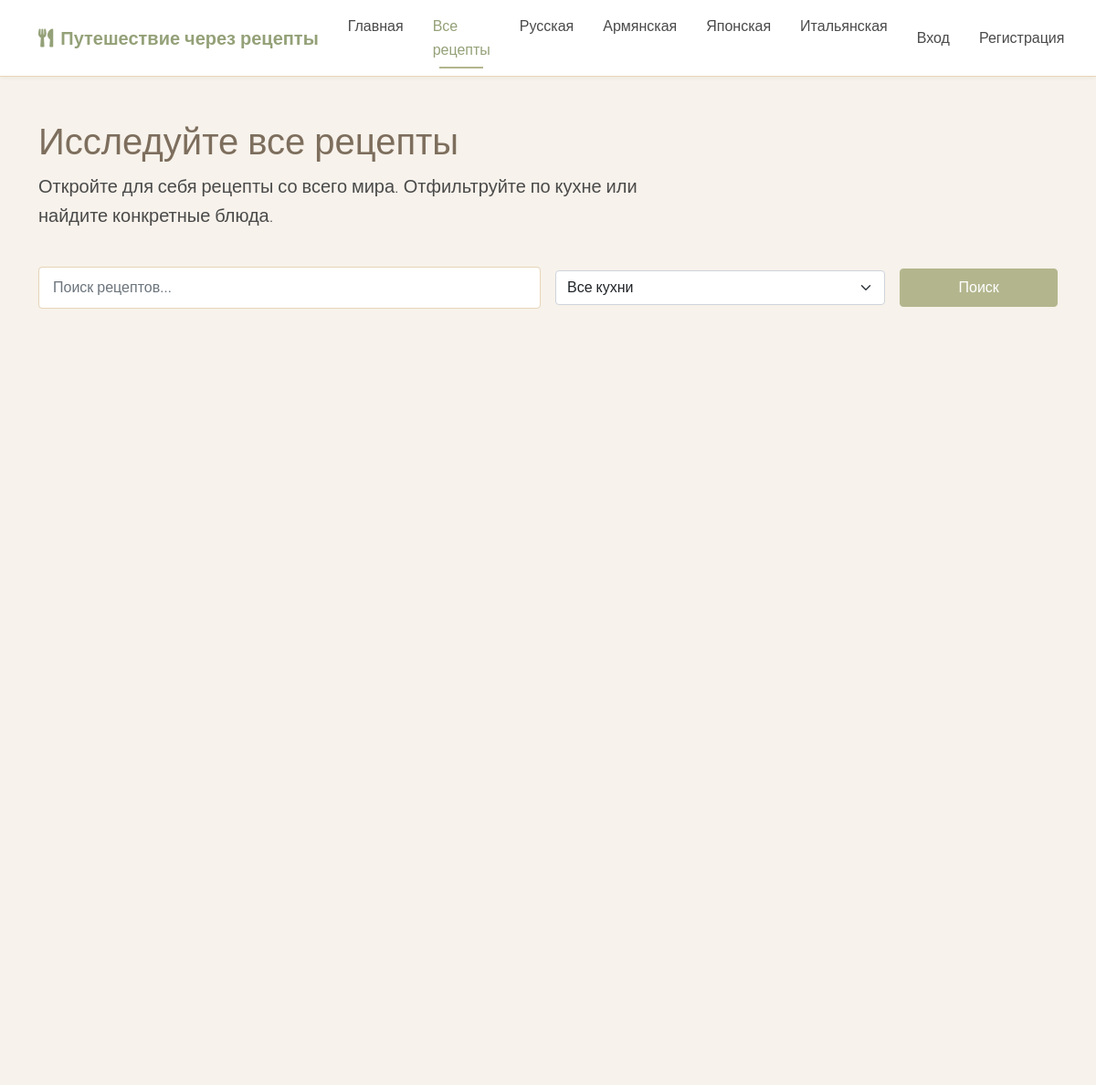
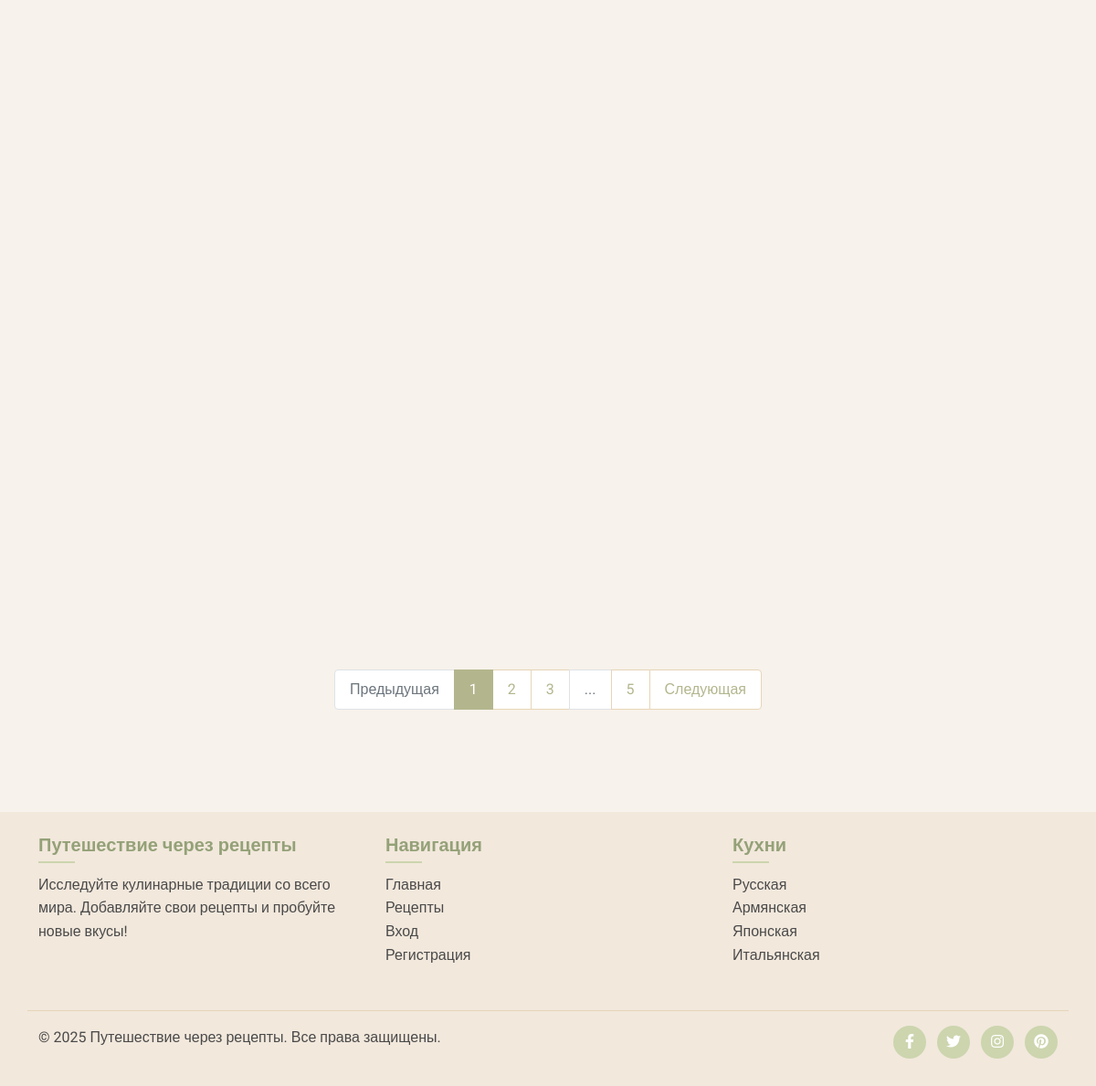
Page /recipes on the committed database (2 pictures, top to bottom).
### models.py (models this page shows, shortened)
class Cuisine(db.Model):
    id = db.Column(db.Integer, primary_key=True)
    name = db.Column(db.String(64), unique=True, nullable=False)
    description = db.Column(db.Text)
    recipes = db.relationship('Recipe', backref='cuisine', lazy='dynamic')

### routes.py (the view)
@app.route('/recipes')
def recipes():
    form = SearchForm()
    cuisines = Cuisine.query.all()
    form.cuisine.choices = [(0, 'Все кухни')] + [(c.id, c.name) for c in cuisines]
    cuisine_id = request.args.get('cuisine', type=int)
    search_query = request.args.get('query', '')
    query = Recipe.query.join(Recipe.cuisine)
    if cuisine_id:
        query = query.filter(Recipe.cuisine_id == cuisine_id)
    if search_query:
        query = query.filter(Recipe.title.ilike(f'%{search_query}%'))
    query = query.order_by(Recipe.created_at.desc())
    app.logger.info(f'SQL Query: {query}')
    app.logger.info(f'Recipe count: {query.count()}')
    if query.count() == 0:
        flash('Рецепты пока не добавлены', 'info')
    page = request.args.get('page', 1, type=int)
    per_page = 9
    recipes = query.paginate(page=page, per_page=per_page, error_out=False)
    selected_cuisine = None
    if cuisine_id:
        selected_cuisine = Cuisine.query.get_or_404(cuisine_id)
    app.logger.info(f'Found {query.count()} recipes')  # Добавляем логирование
    return render_template('recipes.html',
                         form=form,
                         recipes=recipes,
                         cuisines=cuisines,
                         selected_cuisine=selected_cuisine)

### forms.py
class SearchForm(FlaskForm):
    query = StringField('Поиск рецептов', validators=[Optional()])
    cuisine = SelectField('Кухня', coerce=int, validators=[Optional()], default=0)
    submit = SubmitField('Поиск')

### routes.py (called while the page is built)
@app.before_request
def load_global_data():
    g.all_cuisines = Cuisine.query.all()

### templates/recipes.html (shortened to what this page needs)
{% extends 'base.html' %}
{% block content %}
<div class="container py-5">
    <div class="row mb-4">
        <div class="col-md-8">
            <h1>
                {% if cuisine %}
                    {{ cuisine.name }} кухня
                {% else %}
                    Исследуйте все рецепты
                {% endif %}
            </h1>
            {% if cuisine %}
                <p class="lead">{{ cuisine.description }}</p>
            {% else %}
                <p class="lead">Откройте для себя рецепты со всего мира. Отфильтруйте по кухне или найдите конкретные блюда.</p>
            {% endif %}
        </div>
    </div>
    <div class="search-box mb-4">
        <form method="GET" action="{{ url_for('recipes') }}" class="row g-3 align-items-center">
            <div class="col-md-6">
                {{ form.query(class="form-control", placeholder="Поиск рецептов...") }}
            </div>
            <div class="col-md-4">
                {{ form.cuisine(class="form-select") }}
            </div>
            <div class="col-md-2">
                <button type="submit" class="btn btn-primary w-100">Поиск</button>
            </div>
        </form>
    </div>
    {% if recipes and recipes.items %}
        <div class="row">
            {% for recipe in recipes.items %}
                <div class="col-lg-4 col-md-6 mb-4">
                </div>
            {% endfor %}
        </div>
        {% if recipes.pages > 1 %}
            <nav aria-label="Recipe pagination" class="mt-4">
                <ul class="pagination justify-content-center">
                    {% if recipes.has_prev %}
                        <li class="page-item">
                            <a class="page-link" href="{{ url_for('recipes', page=recipes.prev_num, cuisine=request.args.get('cuisine', ''), query=request.args.get('query', '')) }}">
                                Предыдущая
                            </a>
                        </li>
                    {% else %}
                        <li class="page-item disabled">
                            <span class="page-link">Предыдущая</span>
                        </li>
                    {% endif %}
                    {% for page_num in recipes.iter_pages(left_edge=1, right_edge=1, left_current=2, right_current=2) %}
                        {% if page_num %}
                            {% if page_num == recipes.page %}
                                <li class="page-item active">
                                    <span class="page-link">{{ page_num }}</span>
                                </li>
                            {% else %}
                                <li class="page-item">
                                    <a class="page-link" href="{{ url_for('recipes', page=page_num, cuisine=request.args.get('cuisine', ''), query=request.args.get('query', '')) }}">
                                        {{ page_num }}
                                    </a>
                                </li>
                            {% endif %}
                        {% else %}
                            <li class="page-item disabled">
                                <span class="page-link">...</span>
                            </li>
                        {% endif %}
                    {% endfor %}
                    {% if recipes.has_next %}
                        <li class="page-item">
                            <a class="page-link" href="{{ url_for('recipes', page=recipes.next_num, cuisine=request.args.get('cuisine', ''), query=request.args.get('query', '')) }}">
                                Следующая
                            </a>
                        </li>
                    {% else %}
                        <li class="page-item disabled">
                            <span class="page-link">Следующая</span>
                        </li>
                    {% endif %}
                </ul>
            </nav>
        {% endif %}
    {% else %}
        <div class="alert alert-info">
            <p>По вашему запросу ничего не найдено. Пожалуйста, попробуйте другие критерии поиска.</p>
        </div>
    {% endif %}
</div>
{% endblock %}

### templates/base.html (shortened to what this page needs)
<!DOCTYPE html>
<html lang="ru">
<head>
    <link href="https://cdn.jsdelivr.net/npm/bootstrap@5.1.3/dist/css/bootstrap.min.css" rel="stylesheet">
    <link rel="stylesheet" href="https://cdnjs.cloudflare.com/ajax/libs/font-awesome/5.15.4/css/all.min.css">
    <link rel="stylesheet" href="{{ url_for('static', filename='css/main.css') }}">
</head>
<body>
    <nav class="navbar navbar-expand-lg navbar-light sticky-top">
        <div class="container">
            <a class="navbar-brand" href="{{ url_for('index') }}">
                <i class="fas fa-utensils me-2"></i>Путешествие через рецепты
            </a>
            <div class="collapse navbar-collapse" id="navbarNav">
                <ul class="navbar-nav me-auto">
                    <li class="nav-item">
                        <a class="nav-link {% if request.path == url_for('index') %}active{% endif %}" href="{{ url_for('index') }}">Главная</a>
                    </li>
                    <li class="nav-item">
                        <a class="nav-link {% if request.path == url_for('recipes') %}active{% endif %}" href="{{ url_for('recipes') }}">Все рецепты</a>
                    </li>
                    {% for cuisine in g.all_cuisines %}
                    <li class="nav-item">
                        <a class="nav-link {% if request.path == url_for('cuisine_recipes', cuisine_id=cuisine.id) %}active{% endif %}" href="{{ url_for('cuisine_recipes', cuisine_id=cuisine.id) }}">{{ cuisine.name }}</a>
                    </li>
                    {% endfor %}
                </ul>
                <div class="navbar-nav">
                    {% if current_user.is_authenticated %}
                        <div class="nav-item dropdown">
                            <a class="nav-link dropdown-toggle" href="#" id="userDropdown" role="button" data-bs-toggle="dropdown" aria-expanded="false">
                                <i class="fas fa-user-circle me-1"></i>{{ current_user.username }}
                            </a>
                            <ul class="dropdown-menu dropdown-menu-end" aria-labelledby="userDropdown">
                                <li><a class="dropdown-item" href="{{ url_for('profile') }}">Мой профиль</a></li>
                                {% if current_user.is_admin %}
                                    <li><a class="dropdown-item" href="{{ url_for('admin_dashboard') }}">Админ-панель</a></li>
                                {% endif %}
                                <li><hr class="dropdown-divider"></li>
                                <li><a class="dropdown-item" href="{{ url_for('logout') }}">Выйти</a></li>
                            </ul>
                        </div>
                    {% else %}
                        <a class="nav-link" href="{{ url_for('login') }}">Вход</a>
                        <a class="nav-link" href="{{ url_for('register') }}">Регистрация</a>
                    {% endif %}
                </div>
            </div>
        </div>
    </nav>
    {% block content %}{% endblock %}
    <footer class="footer py-4 mt-5">
        <div class="container">
            <div class="row">
                <div class="col-md-4 mb-3">
                    <h5>Путешествие через рецепты</h5>
                    <p>Исследуйте кулинарные традиции со всего мира. Добавляйте свои рецепты и пробуйте новые вкусы!</p>
                </div>
                <div class="col-md-4 mb-3">
                    <h5>Навигация</h5>
                    <ul class="list-unstyled">
                        <li><a href="{{ url_for('index') }}">Главная</a></li>
                        <li><a href="{{ url_for('recipes') }}">Рецепты</a></li>
                        {% if current_user.is_authenticated %}
                            <li><a href="{{ url_for('profile') }}">Мой профиль</a></li>
                            <li><a href="{{ url_for('add_recipe') }}">Добавить рецепт</a></li>
                        {% else %}
                            <li><a href="{{ url_for('login') }}">Вход</a></li>
                            <li><a href="{{ url_for('register') }}">Регистрация</a></li>
                        {% endif %}
                    </ul>
                </div>
                <div class="col-md-4">
                    <h5>Кухни</h5>
                    <ul class="list-unstyled">
                        {% for cuisine in g.all_cuisines %}
                            <li><a href="{{ url_for('cuisine_recipes', cuisine_id=cuisine.id) }}">{{ cuisine.name }}</a></li>
                        {% endfor %}
                    </ul>
                </div>
            </div>
            <div class="row border-top pt-3 mt-3">
                <div class="col-md-6">
                    <p>&copy; 2025 Путешествие через рецепты. Все права защищены.</p>
                </div>
                <div class="col-md-6 text-md-end">
                    <ul class="list-inline mb-0">
                        <li class="list-inline-item"><a href="#"><i class="fab fa-facebook-f"></i></a></li>
                        <li class="list-inline-item"><a href="#"><i class="fab fa-twitter"></i></a></li>
                        <li class="list-inline-item"><a href="#"><i class="fab fa-instagram"></i></a></li>
                        <li class="list-inline-item"><a href="#"><i class="fab fa-pinterest"></i></a></li>
                    </ul>
                </div>
            </div>
        </div>
    </footer>
</body>
</html>

### static/css/main.css (style rules this page uses)
:root { --beige: #F2E8DC; --light-beige: #F7F2EB; --dark-beige: #E6D5B8; --olive: #B3B68D; --light-olive: #CCD5AE; --dark-olive: #94A178; --brown: #A98467; --light-brown: #C8B6A6; --dark-brown: #7D6E5D; --accent: #E9B384; --text-dark: #4A4A4A; --text-light: #777777; --white: #FFFFFF; --error: #D57E7E; --success: #A8CD9F; }
body { font-family: 'Roboto', sans-serif; background-color: var(--light-beige); color: var(--text-dark); line-height: 1.6; }
h1, h2, h3, h4, h5, h6 { color: var(--dark-brown); font-weight: 500; }
a { color: var(--olive); text-decoration: none; transition: color 0.3s ease; }
.navbar { background-color: var(--white); border-bottom: 1px solid var(--dark-beige); box-shadow: 0 2px 4px rgba(0, 0, 0, 0.04); }
.navbar-brand { font-weight: 600; color: var(--dark-olive) !important; }
.nav-link { color: var(--text-dark) !important; font-weight: 500; padding: 0.5rem 1rem !important; position: relative; }
.nav-link.active { color: var(--dark-olive) !important; }
.nav-link.active:after { content: ""; position: absolute; width: 50%; height: 2px; background-color: var(--olive); bottom: 0; left: 25%; }
.btn { border-radius: 4px; font-weight: 500; padding: 8px 20px; transition: all 0.3s ease; }
.btn-primary { background-color: var(--olive); border-color: var(--olive); color: var(--white); }
.form-control { border: 1px solid var(--dark-beige); border-radius: 4px; padding: 10px 15px; color: var(--text-dark); }
.pagination .page-link { color: var(--olive); border-color: var(--dark-beige); padding: 0.5rem 1rem; }
.pagination .page-item.active .page-link { background-color: var(--olive); border-color: var(--olive); }
.footer { background-color: var(--beige); color: var(--text-dark); }
.footer h5 { color: var(--dark-olive); font-weight: 600; margin-bottom: 1.2rem; position: relative; }
.footer h5:after { content: ""; position: absolute; width: 40px; height: 2px; background-color: var(--light-olive); bottom: -8px; left: 0; }
.footer a { color: var(--text-dark); transition: all 0.3s ease; }
.footer .list-inline-item a { display: inline-block; width: 36px; height: 36px; background-color: var(--light-olive); border-radius: 50%; text-align: center; line-height: 36px; color: var(--white); transition: all 0.3s ease; }
.footer .border-top { border-color: var(--dark-beige) !important; }

### rows in the picture
Cuisine: name "Русская"
Cuisine: name "Армянская"
Cuisine: name "Японская"
Cuisine: name "Итальянская"

### other values in the picture
{{ page_num }} "1"
{{ page_num }} "2" "3" "5"
